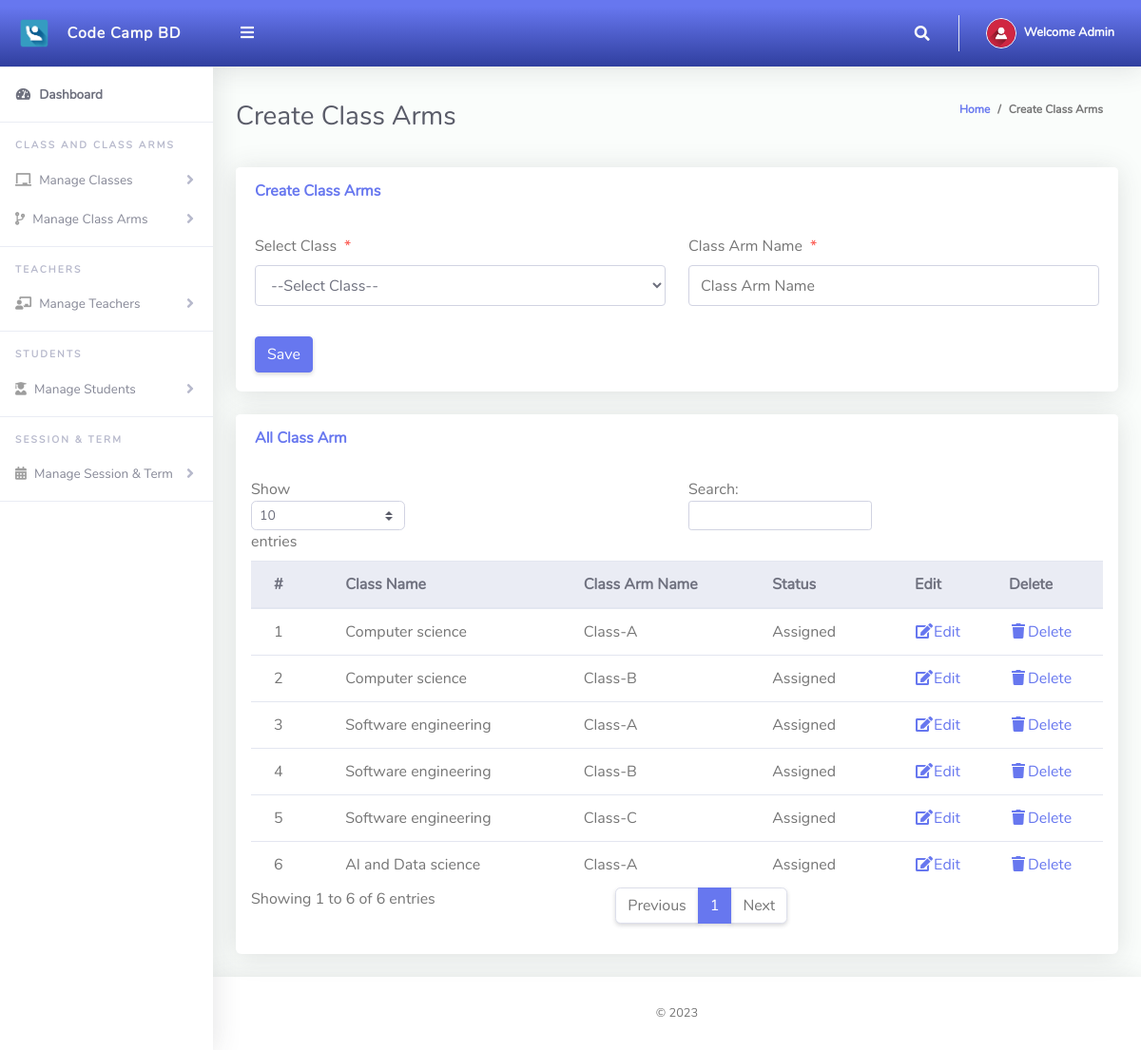
/Admin/createClassArms.php (signed in), run on the app's committed database.
### tables this page shows
CREATE TABLE `tblclassarms` (
  `Id` int(10) NOT NULL,
  `classId` varchar(10) NOT NULL,
  `classArmName` varchar(255) NOT NULL,
  `isAssigned` varchar(10) NOT NULL
);

CREATE TABLE `tblclass` (
  `Id` int(10) NOT NULL,
  `className` varchar(255) NOT NULL
);

### Admin/createClassArms.php (the view, shortened to what this page needs)
<?php
include '../Includes/dbcon.php';
?>
<!DOCTYPE html>
<html lang="en">
<head>
  <link href="../vendor/fontawesome-free/css/all.min.css" rel="stylesheet" type="text/css">
  <link href="../vendor/bootstrap/css/bootstrap.min.css" rel="stylesheet" type="text/css">
  <link href="css/ruang-admin.min.css" rel="stylesheet">
</head>
<body id="page-top">
  <div id="wrapper">
      <?php include "Includes/sidebar.php";?>
    <div id="content-wrapper" class="d-flex flex-column">
      <div id="content">
       <?php include "Includes/topbar.php";?>
        <div class="container-fluid" id="container-wrapper">
          <div class="d-sm-flex align-items-center justify-content-between mb-4">
            <h1 class="h3 mb-0 text-gray-800">Create Class Arms</h1>
            <ol class="breadcrumb">
              <li class="breadcrumb-item"><a href="./">Home</a></li>
              <li class="breadcrumb-item active" aria-current="page">Create Class Arms</li>
            </ol>
          </div>
          <div class="row">
            <div class="col-lg-12">
              <div class="card mb-4">
                <div class="card-header py-3 d-flex flex-row align-items-center justify-content-between">
                  <h6 class="m-0 font-weight-bold text-primary">Create Class Arms</h6>
                </div>
                <div class="card-body">
                  <form method="post">
                    <div class="form-group row mb-3">
                        <div class="col-xl-6">
                        <label class="form-control-label">Select Class<span class="text-danger ml-2">*</span></label>
                         <?php
                        $qry= "SELECT * FROM tblclass ORDER BY className ASC";
                        $result = $conn->query($qry);
                        $num = $result->num_rows;
                        if ($num > 0){
                          echo ' <select required name="classId" class="form-control mb-3">';
                          echo'<option value="">--Select Class--</option>';
                                  echo '</select>';
                              }
                            ?>
                        </div>
                        <div class="col-xl-6">
                        <label class="form-control-label">Class Arm Name<span class="text-danger ml-2">*</span></label>
                      <input type="text" class="form-control" name="classArmName" value="<?php echo $row['classArmName'];?>" id="exampleInputFirstName" placeholder="Class Arm Name">
                        </div>
                    </div>
                      <?php
                    if (isset($Id))
                    {
                    ?>
                    <button type="submit" name="update" class="btn btn-warning">Update</button>
                    &nbsp;&nbsp;&nbsp;&nbsp;&nbsp;&nbsp;&nbsp;&nbsp;&nbsp;&nbsp;
                    <?php
                    } else {
                    ?>
                    <button type="submit" name="save" class="btn btn-primary">Save</button>
                    <?php
                    }
                    ?>
                  </form>
                </div>
              </div>
                 <div class="row">
              <div class="col-lg-12">
              <div class="card mb-4">
                <div class="card-header py-3 d-flex flex-row align-items-center justify-content-between">
                  <h6 class="m-0 font-weight-bold text-primary">All Class Arm</h6>
                </div>
                <div class="table-responsive p-3">
                  <table class="table align-items-center table-flush table-hover" id="dataTableHover">
                    <thead class="thead-light">
                      <tr>
                        <th>#</th>
                        <th>Class Name</th>
                        <th>Class Arm Name</th>
                         <th>Status</th>
                        <th>Edit</th>
                        <th>Delete</th>
                      </tr>
                    </thead>
                    <tbody>
                  <?php
                      $query = "SELECT tblclassarms.Id,tblclassarms.isAssigned,tblclass.className,tblclassarms.classArmName
                      FROM tblclassarms
                      INNER JOIN tblclass ON tblclass.Id = tblclassarms.classId";
                      $rs = $conn->query($query);
                      $num = $rs->num_rows;
                      $sn=0;
                      $status="";
                      if($num > 0)
                      {
                        while ($rows = $rs->fetch_assoc())
                          {
                              if($rows['isAssigned'] == '1'){$status = "Assigned";}else{$status = "UnAssigned";}
                             $sn = $sn + 1;
                            echo"
                              <tr>
                                <td>".$sn."</td>
                                <td>".$rows['className']."</td>
                                <td>".$rows['classArmName']."</td>
                                <td>".$status."</td>
                                <td><a href='?action=edit&Id=".$rows['Id']."'><i class='fas fa-fw fa-edit'></i>Edit</a></td>
                                <td><a href='?action=delete&Id=".$rows['Id']."'><i class='fas fa-fw fa-trash'></i>Delete</a></td>
                              </tr>";
                          }
                      }
                      else
                      {
                           echo
                           "<div class='alert alert-danger' role='alert'>
                            No Record Found!
                            </div>";
                      }
                      ?>
                    </tbody>
                  </table>
                </div>
              </div>
            </div>
            </div>
          </div>
        </div>
      </div>
       <?php include "Includes/footer.php";?>
    </div>
  </div>
</body>
</html>

### Admin/Includes/topbar.php (shortened to what this page needs)
<?php
  $query = "SELECT * FROM tbladmin WHERE Id = ".$_SESSION['userId']."";
  $rs = $conn->query($query);
  $rows = $rs->fetch_assoc();
  $fullName = $rows['firstName']." ".$rows['lastName'];
?>
<nav class="navbar navbar-expand navbar-light bg-gradient-primary topbar mb-4 static-top">
          <button id="sidebarToggleTop" class="btn btn-link rounded-circle mr-3">
            <i class="fa fa-bars"></i>
          </button>
          <ul class="navbar-nav ml-auto">
            <li class="nav-item dropdown no-arrow">
              <a class="nav-link dropdown-toggle" href="#" id="searchDropdown" role="button" data-toggle="dropdown"
                aria-haspopup="true" aria-expanded="false">
                <i class="fas fa-search fa-fw"></i>
              </a>
            </li>
            <li class="nav-item dropdown no-arrow">
              <a class="nav-link dropdown-toggle" href="#" id="userDropdown" role="button" data-toggle="dropdown"
                aria-haspopup="true" aria-expanded="false">
                <img class="img-profile rounded-circle" src="img/user-icn.png" style="max-width: 60px">
                <span class="ml-2 d-none d-lg-inline text-white small"><b>Welcome <?php echo $fullName;?></b></span>
              </a>
            </li>
          </ul>
        </nav>

### data on the page
tblclassarms: classId.className "Computer science", classArmName "Class-A", isAssigned "Assigned"
tblclassarms: classId.className "Computer science", classArmName "Class-B", isAssigned "Assigned"
tblclassarms: classId.className "Software engineering", classArmName "Class-A", isAssigned "Assigned"
tblclassarms: classId.className "Software engineering", classArmName "Class-B", isAssigned "Assigned"
tblclassarms: classId.className "Software engineering", classArmName "Class-C", isAssigned "Assigned"
tblclassarms: classId.className "AI and Data science", classArmName "Class-A", isAssigned "Assigned"

### other printed values
$fullName "Admin"
